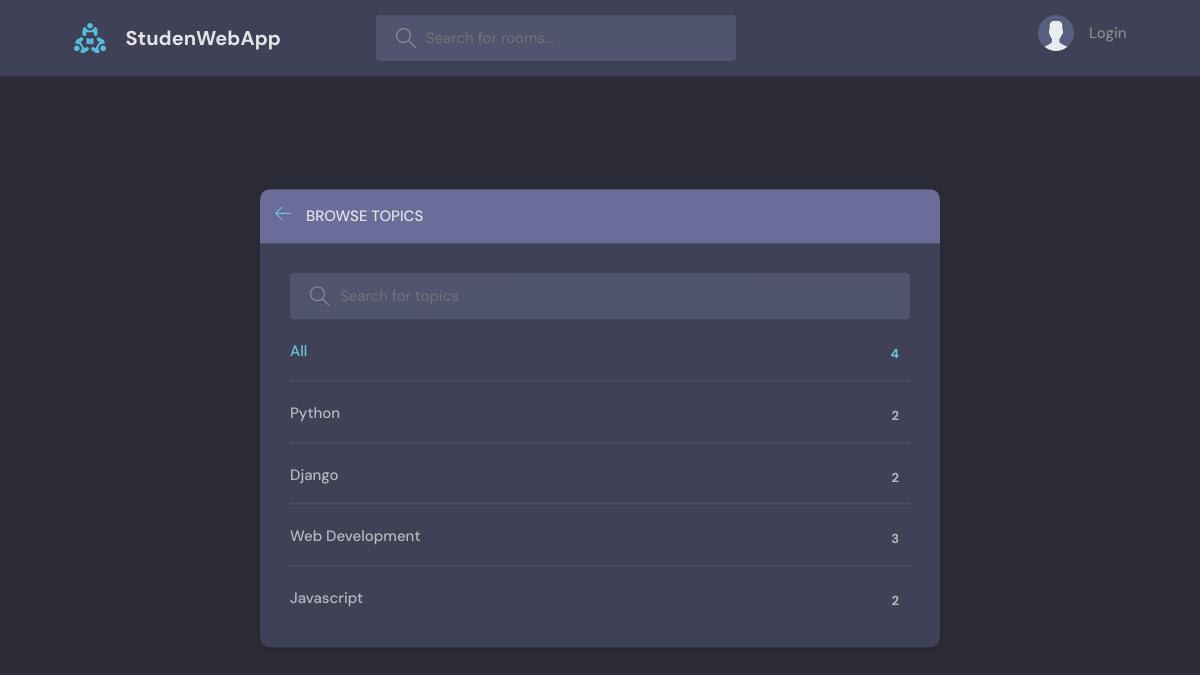
/topics/, run on an earlier commit of the app's database.
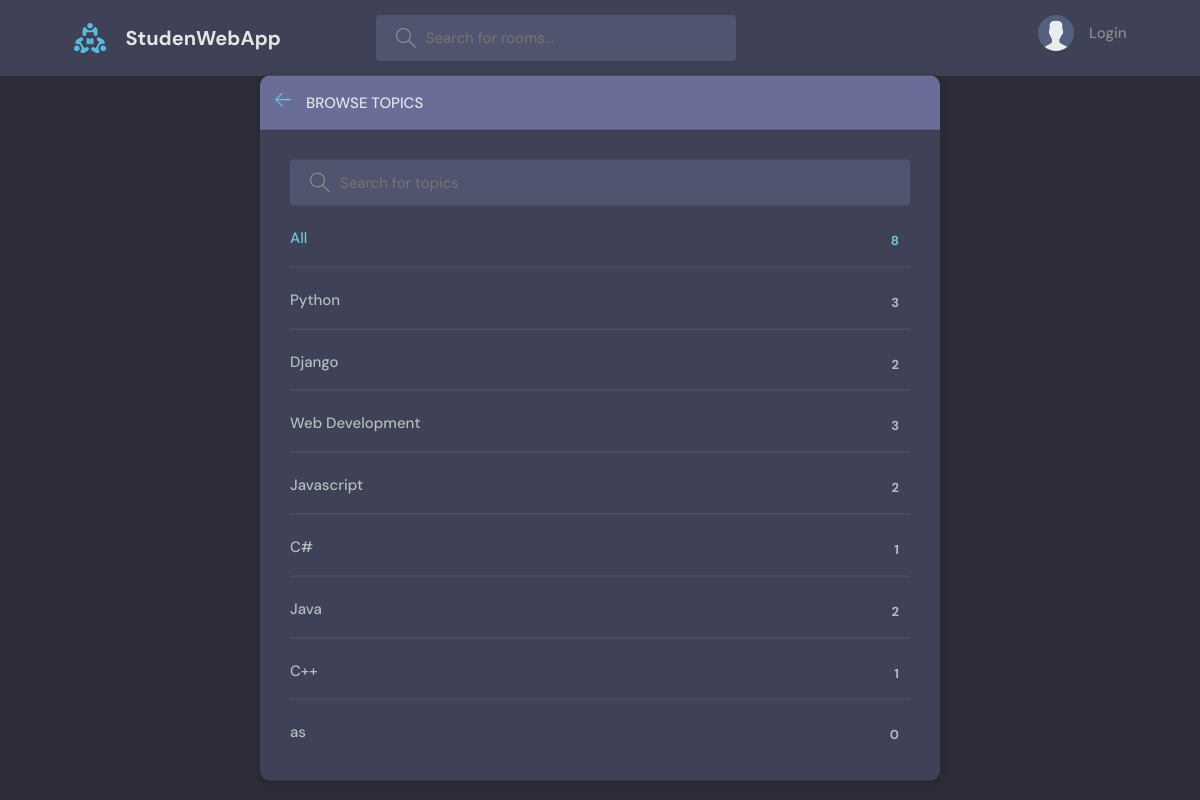
And on a later commit of the database.
### base/models.py (models this page shows, shortened)
class Topic(models.Model):
    name = models.CharField(max_length=200)

### base/views.py (the view)
# urls.py: path('topics/', views.topics, name='topics'),
def topics(request):
    q = request.GET.get('q') if request.GET.get('q') != None else ''
    topics = Topic.objects.filter(name__icontains = q)#!Fix bug of scrolling
    return render(request, 'base/topics.html', {'topics':topics})

### base/templates/base/topics.html (shortened to what this page needs)
{% extends 'layout.html' %}
{% block mainBlock %}
  <main class="create-room layout">
    <div class="container">
      <div class="layout__box">
        <div class="layout__boxHeader">
          <div class="layout__boxTitle">
            <a href="{% url 'home' %}">
              <svg version="1.1" xmlns="http://www.w3.org/2000/svg" width="32" height="32" viewBox="0 0 32 32">
                <title>arrow-left</title>
                <path
                  d="M13.723 2.286l-13.723 13.714 13.719 13.714 1.616-1.611-10.96-10.96h27.625v-2.286h-27.625l10.965-10.965-1.616-1.607z"
                ></path>
              </svg>
            </a>
            <h3>Browse Topics</h3>
          </div>
        </div>
        <div class="topics-page layout__body">
          <form action="" method = 'get' class="header__search">
            <label>
              <input name="q" placeholder="Search for topics" />
            </label>
          </form>
          <ul class="topics__list">
            <li>
              <a href="{% url 'topics' %}" class="active">All <span>{{ topics.count }}</span></a>
            </li>
            {% for topic in topics %}
            <li>
              <a href="{% url 'home' %}?q={{ topic.name }}">{{ topic.name }} <span>{{ topic.room_set.all.count }}</span></a>
            </li>
            {% endfor %}
          </ul>
        </div>
      </div>
    </div>
  </main>
{% endblock mainBlock %}

What changed in the data, as far as the page shows it:
computed for Topic "Python": room_set.all.count "2" → "3"
added Topic: name "C#", room_set.all.count "1"
added Topic: name "Java", room_set.all.count "2"
added Topic: name "C++", room_set.all.count "1"
added Topic: name "as", room_set.all.count "0"
Also different on the page:
{{ topics.count }}: "4" → "8"
